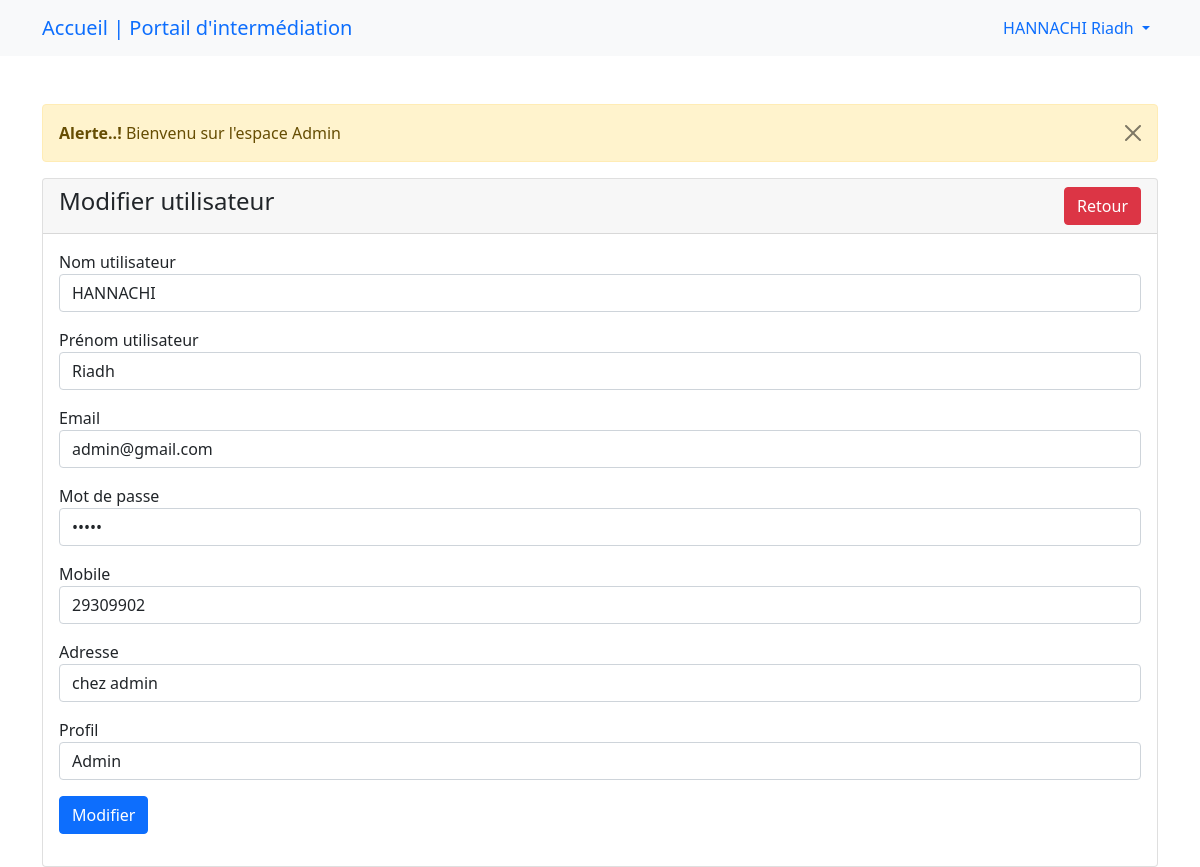
The page /app/modifierutilisateur.php?id=1 (signed in) on the database its author committed.
### tables this page shows
CREATE TABLE `utilisateur` (
  `IdUser` int(10) NOT NULL,
  `mdpUser` varchar(20) NOT NULL,
  `nomUser` varchar(30) NOT NULL,
  `PrenomUser` varchar(30) NOT NULL,
  `MailUser` varchar(40) NOT NULL,
  `MobileUser` int(10) NOT NULL,
  `AdresseUser` text NOT NULL,
  `profileUser` varchar(15) NOT NULL,
  `dcreationUser` timestamp NOT NULL DEFAULT current_timestamp() ON UPDATE current_timestamp()
);

### app/modifierutilisateur.php (the view, shortened to what this page needs)
<?php
include('dbcon.php');
include('header.php');
include('navbar.php');
?>
    <div class="container mt-5">
        <?php include('message.php'); ?>
        <div class="row">
            <div class="col-md-12">
                <div class="card">
                    <div class="card-header">
                        <h4>Modifier utilisateur
                            <a href="espaceadmin.php" class="btn btn-danger float-end">Retour</a>
                        </h4>
                    </div>
                    <div class="card-body">
                    <?php
                   if(isset($_GET['id']))
                   {
                    $id_utilisateur = mysqli_real_escape_string($con, $_GET['id']);
                    $query = "SELECT * FROM utilisateur WHERE IdUser ='$id_utilisateur'";
                    $query_run = mysqli_query($con, $query);
                    if (mysqli_num_rows($query_run) >0)
                    {
                        $utilisateur = mysqli_fetch_array($query_run);
                    ?>
                        <form action="code.php" method="POST">
                            <div class="mb-3">
                                <label>Nom utilisateur</label>
                                <input type="text" name="nom" value="<?=$utilisateur['nomUser']?>" class="form-control">
                            </div>
                            <div class="mb-3">
                                <label>Prénom utilisateur</label>
                                <input type="text" name="prenom" value="<?=$utilisateur['PrenomUser']?>" class="form-control">
                            </div>
                            <div class="mb-3">
                                <label>Email</label>
                                <input type="email" name="email" value="<?=$utilisateur['MailUser']?>" class="form-control">
                            </div>
                            <div class="mb-3">
                                <label>Mot de passe</label>
                                <input type="password" name="mdp" value="<?=$utilisateur['mdpUser']?>"class="form-control">
                            </div>
                            <div class="mb-3">
                                <label>Mobile</label>
                                <input type="text" name="mobile" value="<?=$utilisateur['MobileUser']?>"class="form-control">
                            </div>
                            <div class="mb-3">
                                <label>Adresse</label>
                                <input type="text" name="adresse" value="<?=$utilisateur['AdresseUser']?>"class="form-control">
                            </div>
                            <div class="mb-3">
                                <label>Profil</label>
                                <input type="text" name="profile" value="<?=$utilisateur['profileUser']?>"class="form-control">
                            </div>
                            <div class="mb-3">
                                <button type="submit" name="modifier_utilisateur" class="btn btn-primary">Modifier</button>
                            </div>
                        </form>
                        <?php
                    }
                    else{
                        echo " <h4> ID introuvable</h4>";
                    }
                   }
                   ?>
                    </div>
                </div>
            </div>
        </div>
    </div>
</body>
</html>

### rows shown on the page
utilisateur: nom "HANNACHI", prenom "Riadh", email "admin@gmail.com", mobile "29309902", adresse "chez admin", profile "Admin"

### other values the page prints
$_SESSION['auth_user']['user_nom'] "HANNACHI Riadh"
$_SESSION['message'] "Bienvenu sur l'espace Admin"
